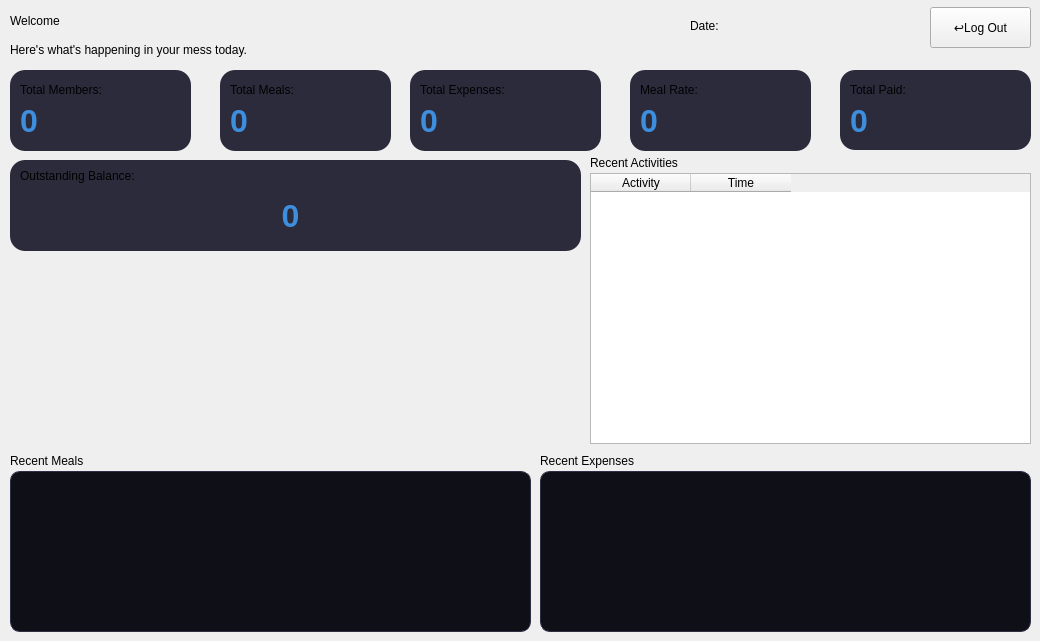
      <widget class="QWidget" name="page_6">
       <widget class="QLabel" name="welcomeLabel">
        <property name="geometry">
         <rect>
          <x>10</x>
          <y>10</y>
          <width>431</width>
          <height>21</height>
         </rect>
        </property>
        <property name="styleSheet">
         <string notr="true">font: 1000 14pt &quot;Segoe UI&quot;;</string>
        </property>
        <property name="text">
         <string>Welcome</string>
        </property>
       </widget>
       <widget class="QFrame" name="frame_2">
        <property name="geometry">
         <rect>
          <x>10</x>
          <y>70</y>
          <width>181</width>
          <height>81</height>
         </rect>
        </property>
        <property name="styleSheet">
         <string notr="true">background-color: #2B2B3C;
border-radius: 15px;</string>
        </property>
        <property name="frameShape">
         <enum>QFrame::Shape::StyledPanel</enum>
        </property>
        <property name="frameShadow">
         <enum>QFrame::Shadow::Raised</enum>
        </property>
        <widget class="QLabel" name="label_4">
         <property name="geometry">
          <rect>
           <x>10</x>
           <y>10</y>
           <width>141</width>
           <height>20</height>
          </rect>
         </property>
         <property name="styleSheet">
          <string notr="true">font: 700 11pt &quot;Segoe UI&quot;;</string>
         </property>
         <property name="text">
          <string>Total Members: </string>
         </property>
        </widget>
        <widget class="QLabel" name="totalMembersLabel">
         <property name="geometry">
          <rect>
           <x>10</x>
           <y>30</y>
           <width>151</width>
           <height>41</height>
          </rect>
         </property>
         <property name="font">
          <font>
           <pointsize>24</pointsize>
           <bold>true</bold>
          </font>
         </property>
         <property name="styleSheet">
          <string notr="true">color: #3E8EDE;</string>
         </property>
         <property name="text">
          <string>0</string>
         </property>
        </widget>
       </widget>
       <widget class="QFrame" name="frame_3">
        <property name="geometry">
         <rect>
          <x>220</x>
          <y>70</y>
          <width>171</width>
          <height>81</height>
         </rect>
        </property>
        <property name="styleSheet">
         <string notr="true">background-color: #2B2B3C;
border-radius: 15px;</string>
        </property>
        <property name="frameShape">
         <enum>QFrame::Shape::StyledPanel</enum>
        </property>
        <property name="frameShadow">
         <enum>QFrame::Shadow::Raised</enum>
        </property>
        <widget class="QLabel" name="label_19">
         <property name="geometry">
          <rect>
           <x>10</x>
           <y>10</y>
           <width>111</width>
           <height>20</height>
          </rect>
         </property>
         <property name="styleSheet">
          <string notr="true">font: 700 11pt &quot;Segoe UI&quot;;</string>
         </property>
         <property name="text">
          <string>Total Meals: </string>
         </property>
        </widget>
        <widget class="QLabel" name="totalMealsLabel">
         <property name="geometry">
          <rect>
           <x>10</x>
           <y>30</y>
           <width>121</width>
           <height>41</height>
          </rect>
         </property>
         <property name="font">
          <font>
           <pointsize>24</pointsize>
           <bold>true</bold>
          </font>
         </property>
         <property name="styleSheet">
          <string notr="true">color: #3E8EDE;</string>
         </property>
         <property name="text">
          <string>0</string>
         </property>
        </widget>
       </widget>
       <widget class="QPushButton" name="logoutBtn">
        <property name="geometry">
         <rect>
          <x>930</x>
          <y>7</y>
          <width>101</width>
          <height>41</height>
         </rect>
        </property>
        <property name="styleSheet">
         <string notr="true">font: 600 11pt &quot;Segoe UI&quot;;</string>
        </property>
        <property name="text">
         <string>↩Log Out</string>
        </property>
       </widget>
       <widget class="QFrame" name="frame_9">
        <property name="geometry">
         <rect>
          <x>410</x>
          <y>70</y>
          <width>191</width>
          <height>81</height>
         </rect>
        </property>
        <property name="styleSheet">
         <string notr="true">background-color: #2B2B3C;
border-radius: 15px;</string>
        </property>
        <property name="frameShape">
         <enum>QFrame::Shape::StyledPanel</enum>
        </property>
        <property name="frameShadow">
         <enum>QFrame::Shadow::Raised</enum>
        </property>
        <widget class="QLabel" name="label_27">
         <property name="geometry">
          <rect>
           <x>10</x>
           <y>10</y>
           <width>141</width>
           <height>20</height>
          </rect>
         </property>
         <property name="styleSheet">
          <string notr="true">font: 700 11pt &quot;Segoe UI&quot;;</string>
         </property>
         <property name="text">
          <string>Total Expenses:</string>
         </property>
        </widget>
        <widget class="QLabel" name="totalExpensesLabel">
         <property name="geometry">
          <rect>
           <x>10</x>
           <y>30</y>
           <width>151</width>
           <height>41</height>
          </rect>
         </property>
         <property name="font">
          <font>
           <pointsize>24</pointsize>
           <bold>true</bold>
          </font>
         </property>
         <property name="styleSheet">
          <string notr="true">color: #3E8EDE;</string>
         </property>
         <property name="text">
          <string>0</string>
         </property>
        </widget>
       </widget>
       <widget class="QFrame" name="frame_10">
        <property name="geometry">
         <rect>
          <x>630</x>
          <y>70</y>
          <width>181</width>
          <height>81</height>
         </rect>
        </property>
        <property name="styleSheet">
         <string notr="true">background-color: #2B2B3C;
border-radius: 15px;</string>
        </property>
        <property name="frameShape">
         <enum>QFrame::Shape::StyledPanel</enum>
        </property>
        <property name="frameShadow">
         <enum>QFrame::Shadow::Raised</enum>
        </property>
        <widget class="QLabel" name="label_28">
         <property name="geometry">
          <rect>
           <x>10</x>
           <y>10</y>
           <width>111</width>
           <height>20</height>
          </rect>
         </property>
         <property name="styleSheet">
          <string notr="true">font: 700 11pt &quot;Segoe UI&quot;;</string>
         </property>
         <property name="text">
          <string>Meal Rate:</string>
         </property>
        </widget>
        <widget class="QLabel" name="mealRateLabel">
         <property name="geometry">
          <rect>
           <x>10</x>
           <y>30</y>
           <width>111</width>
           <height>41</height>
          </rect>
         </property>
         <property name="font">
          <font>
           <pointsize>24</pointsize>
           <bold>true</bold>
          </font>
         </property>
         <property name="styleSheet">
          <string notr="true">color: #3E8EDE;</string>
         </property>
         <property name="text">
          <string>0</string>
         </property>
        </widget>
       </widget>
       <widget class="QTableWidget" name="recentMealsTable">
        <property name="geometry">
         <rect>
          <x>10</x>
          <y>471</y>
          <width>521</width>
          <height>161</height>
         </rect>
        </property>
        <property name="styleSheet">
         <string notr="true">QTableWidget
{
    background-color: #0f0f17;
    color: white;
    border: 1px solid #2d2d44;
    gridline-color: #1f1f2e;
    font-size: 13px;
    border-radius: 10px;
}

QTableWidget::item
{
    padding: 8px;
}

QHeaderView::section
{
    background-color: #3A3AF5;
    color: white;
    padding: 8px;
    border: none;
    font-size: 14px;
    font-weight: bold;
}

QTableCornerButton::section
{
    background-color: #3A3AF5;
    border: none;
}

QScrollBar:vertical
{
    background: #1a1a28;
    width: 10px;
}

QScrollBar::handle:vertical
{
    background: #3A3AF5;
    border-radius: 5px;
}</string>
        </property>
       </widget>
       <widget class="QTableWidget" name="recentExpenseTable">
        <property name="geometry">
         <rect>
          <x>540</x>
          <y>471</y>
          <width>491</width>
          <height>161</height>
         </rect>
        </property>
        <property name="styleSheet">
         <string notr="true">QTableWidget
{
    background-color: #0f0f17;
    color: white;
    border: 1px solid #2d2d44;
    gridline-color: #1f1f2e;
    font-size: 13px;
    border-radius: 10px;
}

QTableWidget::item
{
    padding: 8px;
}

QHeaderView::section
{
    background-color: #28A745;
    color: white;
    padding: 8px;
    border: none;
    font-size: 14px;
    font-weight: bold;
}

QTableCornerButton::section
{
    background-color: #3A3AF5;
    border: none;
}

QScrollBar:vertical
{
    background: #1a1a28;
    width: 10px;
}

QScrollBar::handle:vertical
{
    background: #3A3AF5;
    border-radius: 5px;
}</string>
        </property>
       </widget>
       <widget class="QFrame" name="frame_15">
        <property name="geometry">
         <rect>
          <x>840</x>
          <y>70</y>
          <width>191</width>
          <height>80</height>
         </rect>
        </property>
        <property name="styleSheet">
         <string notr="true">background-color: #2B2B3C;
border-radius: 15px;</string>
        </property>
        <property name="frameShape">
         <enum>QFrame::Shape::StyledPanel</enum>
        </property>
        <property name="frameShadow">
         <enum>QFrame::Shadow::Raised</enum>
        </property>
        <widget class="QLabel" name="label_37">
         <property name="geometry">
          <rect>
           <x>10</x>
           <y>10</y>
           <width>101</width>
           <height>20</height>
          </rect>
         </property>
         <property name="styleSheet">
          <string notr="true">font: 700 11pt &quot;Segoe UI&quot;;</string>
         </property>
         <property name="text">
          <string>Total Paid:</string>
         </property>
        </widget>
        <widget class="QLabel" name="totalPaidLabel">
         <property name="geometry">
          <rect>
           <x>10</x>
           <y>30</y>
           <width>121</width>
           <height>41</height>
          </rect>
         </property>
         <property name="font">
          <font>
           <pointsize>24</pointsize>
           <bold>true</bold>
          </font>
         </property>
         <property name="styleSheet">
          <string notr="true">color: #3E8EDE;</string>
         </property>
         <property name="text">
          <string>0</string>
         </property>
        </widget>
       </widget>
       <widget class="QFrame" name="frame_16">
        <property name="geometry">
         <rect>
          <x>10</x>
          <y>160</y>
          <width>571</width>
          <height>91</height>
         </rect>
        </property>
        <property name="minimumSize">
         <size>
          <width>0</width>
          <height>60</height>
         </size>
        </property>
        <property name="styleSheet">
         <string notr="true">background-color: #2B2B3C;
border-radius: 15px;</string>
        </property>
        <property name="frameShape">
         <enum>QFrame::Shape::StyledPanel</enum>
        </property>
        <property name="frameShadow">
         <enum>QFrame::Shadow::Raised</enum>
        </property>
        <widget class="QLabel" name="outstandingBalanceLabel">
         <property name="geometry">
          <rect>
           <x>10</x>
           <y>26</y>
           <width>541</width>
           <height>60</height>
          </rect>
         </property>
         <property name="minimumSize">
          <size>
           <width>0</width>
           <height>60</height>
          </size>
         </property>
         <property name="font">
          <font>
           <pointsize>24</pointsize>
           <bold>true</bold>
          </font>
         </property>
         <property name="styleSheet">
          <string notr="true">color: #3E8EDE;</string>
         </property>
         <property name="text">
          <string>0</string>
         </property>
         <property name="alignment">
          <set>Qt::AlignmentFlag::AlignCenter</set>
         </property>
        </widget>
        <widget class="QLabel" name="label_39">
         <property name="geometry">
          <rect>
           <x>10</x>
           <y>6</y>
           <width>201</width>
           <height>20</height>
          </rect>
         </property>
         <property name="styleSheet">
          <string notr="true">font: 700 11pt &quot;Segoe UI&quot;;</string>
         </property>
         <property name="text">
          <string>Outstanding Balance:</string>
         </property>
        </widget>
       </widget>
       <widget class="QLabel" name="currentDateLabel">
        <property name="geometry">
         <rect>
          <x>690</x>
          <y>10</y>
          <width>241</width>
          <height>31</height>
         </rect>
        </property>
        <property name="styleSheet">
         <string notr="true">font: 600 11pt &quot;Segoe UI&quot;;</string>
        </property>
        <property name="text">
         <string>Date: </string>
        </property>
       </widget>
       <widget class="QTableWidget" name="activityTable">
        <property name="geometry">
         <rect>
          <x>590</x>
          <y>173</y>
          <width>441</width>
          <height>271</height>
         </rect>
        </property>
        <column>
         <property name="text">
          <string>Activity</string>
         </property>
        </column>
        <column>
         <property name="text">
          <string>Time</string>
         </property>
        </column>
       </widget>
       <widget class="QLabel" name="activityTitleLabel">
        <property name="geometry">
         <rect>
          <x>590</x>
          <y>152</y>
          <width>141</width>
          <height>21</height>
         </rect>
        </property>
        <property name="styleSheet">
         <string notr="true">font: 600 11pt &quot;Segoe UI&quot;;</string>
        </property>
        <property name="text">
         <string>Recent Activities</string>
        </property>
       </widget>
       <widget class="QLabel" name="label_38">
        <property name="geometry">
         <rect>
          <x>10</x>
          <y>40</y>
          <width>351</width>
          <height>20</height>
         </rect>
        </property>
        <property name="text">
         <string>Here's what's happening in your mess today.</string>
        </property>
       </widget>
       <widget class="QWidget" name="chartWidget" native="true">
        <property name="geometry">
         <rect>
          <x>10</x>
          <y>260</y>
          <width>561</width>
          <height>181</height>
         </rect>
        </property>
        <property name="minimumSize">
         <size>
          <width>0</width>
          <height>0</height>
         </size>
        </property>
       </widget>
       <widget class="QLabel" name="activityTitleLabel_2">
        <property name="geometry">
         <rect>
          <x>10</x>
          <y>450</y>
          <width>141</width>
          <height>21</height>
         </rect>
        </property>
        <property name="styleSheet">
         <string notr="true">font: 600 11pt &quot;Segoe UI&quot;;</string>
        </property>
        <property name="text">
         <string>Recent Meals</string>
        </property>
       </widget>
       <widget class="QLabel" name="activityTitleLabel_3">
        <property name="geometry">
         <rect>
          <x>540</x>
          <y>450</y>
          <width>141</width>
          <height>21</height>
         </rect>
        </property>
        <property name="styleSheet">
         <string notr="true">font: 600 11pt &quot;Segoe UI&quot;;</string>
        </property>
        <property name="text">
         <string>Recent Expenses</string>
        </property>
       </widget>
      </widget>
